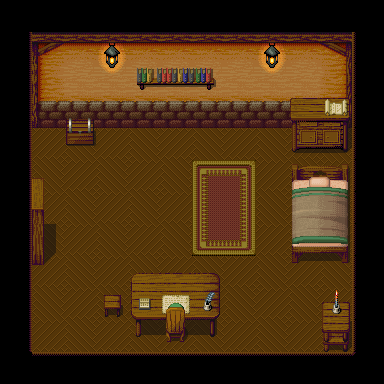

The image is a tile-based game level rendered from a .tmx file. Its description and source (layers, tilesets, objects; grid data summarised) follow:
An orthogonal 12x12 tile map with 32x32 px tiles, 10 tile layers (outside, floor, carpet, wall, ...), 1 hidden layer not drawn, 6 tilesets and 3 objects (readable, door, spawn).

<map version="1.0" orientation="orthogonal" width="12" height="12" tilewidth="32" tileheight="32">
 <tileset firstgid="1" name="Inq XP MI - Wooden Roof_x" tilewidth="32" tileheight="32">
  <image source="../assets/image/tilesets/Inq XP MI - Wooden Roof_x.png" width="96" height="128" />
 </tileset>
 <tileset firstgid="13" name="Inq XP MI - Carpet" tilewidth="32" tileheight="32">
  <image source="../assets/image/tilesets/Inq XP MI - Carpet.png" trans="000000" width="192" height="160" />
 </tileset>
 <tileset firstgid="43" name="Indoor_LowerClass" tilewidth="32" tileheight="32">
  <image source="../assets/image/tilesets/Indoor_LowerClass.png" width="256" height="1472" />
 </tileset>
 <tileset firstgid="411" name="Indoor_MiddleClass" tilewidth="32" tileheight="32">
  <image source="../assets/image/tilesets/Indoor_MiddleClass.png" width="256" height="3776" />
 </tileset>
 <tileset firstgid="1355" name="Indoor_UpperClass" tilewidth="32" tileheight="32">
  <image source="../assets/image/tilesets/Indoor_UpperClass.png" width="256" height="3456" />
 </tileset>
 <tileset firstgid="2219" name="Walkable" tilewidth="32" tileheight="32">
  <image source="../assets/image/tilesets/Walkable.png" width="32" height="32" />
 </tileset>
 <layer name="outside" width="12" height="12">
  <data>[144 cells, 34 non-empty, 5 distinct tile ids]</data>
 </layer>
 <layer name="floor" width="12" height="12">
  <properties>
   <property name="walk-cost" value="1.0" />
  </properties>
  <data>[144 cells, 70 non-empty, 4 distinct tile ids]</data>
 </layer>
 <layer name="carpet" width="12" height="12">
  <properties>
   <property name="walk-cost" value="1.0" />
  </properties>
  <data>[144 cells, 6 non-empty, 6 distinct tile ids]</data>
 </layer>
 <layer name="wall" width="12" height="12">
  <data>[144 cells, 34 non-empty, 13 distinct tile ids]</data>
 </layer>
 <layer name="lights" width="12" height="12">
  <data>[144 cells, 4 non-empty, 2 distinct tile ids]</data>
 </layer>
 <layer name="interiour" width="12" height="12">
  <data>[144 cells, 28 non-empty, 28 distinct tile ids]</data>
 </layer>
 <layer name="obj1" width="12" height="12">
  <data>[144 cells, 5 non-empty, 5 distinct tile ids]</data>
 </layer>
 <layer name="obj2" width="12" height="12">
  <data>[144 cells, 3 non-empty, 3 distinct tile ids]</data>
 </layer>
 <layer name="collision" width="12" height="12" visible="0">
  <data>[144 cells, 51 non-empty, 1 distinct tile ids]</data>
 </layer>
 <layer name="cliff" width="12" height="12">
  <properties>
   <property name="cliff" value="1" />
  </properties>
  <data>[144 cells, 6 non-empty, 6 distinct tile ids]</data>
 </layer>
 <layer name="cliff2" width="12" height="12">
  <properties>
   <property name="cliff" value="1" />
  </properties>
  <data>[144 cells, 1 non-empty, 1 distinct tile ids]</data>
 </layer>
 <objectgroup name="objects" width="12" height="12">
  <object name="Letter" type="readable" x="162" y="295" width="29" height="19">
   <properties>
    <property name="textfile" value="assets/texts/Letter.txt" />
   </properties>
  </object>
  <object name="floorDoor" type="door" x="32" y="220" width="26" height="43">
   <properties>
    <property name="target" value="floor" />
   </properties>
  </object>
  <object name="spawnFromFloor" type="spawn" x="77" y="239" width="9" height="11">
   <properties>
    <property name="from" value="floor" />
    <property name="orientation" value="east" />
   </properties>
  </object>
 </objectgroup>
</map>
